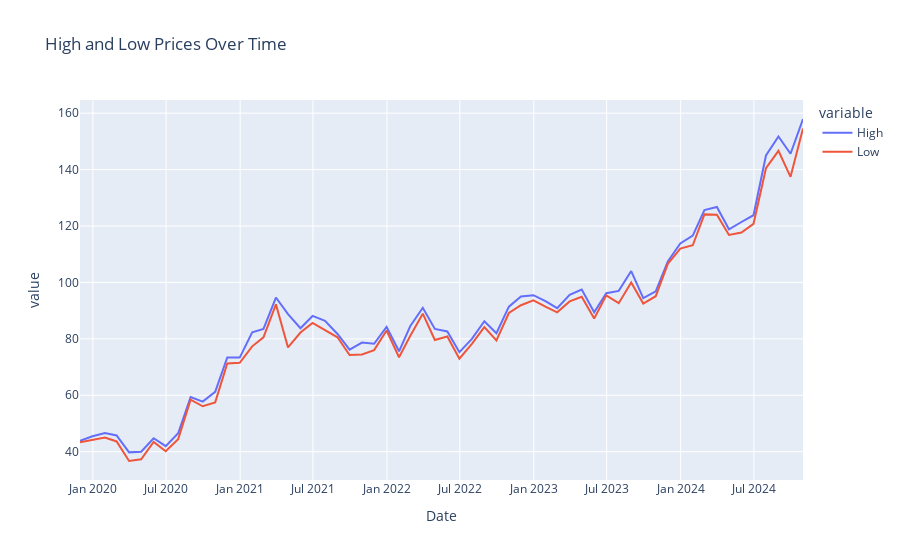

The code cell stored with this chart in its notebook:
### Code cell
#Merged High and low monthly df
merged_df = pd.DataFrame({'Date':monthly_df.index,
                         'High': high_data,
                         'Low': low_data})

fig = px.line(merged_df, x='Date', y=['High', 'Low'], title='High and Low Prices Over Time')
fig.show()
